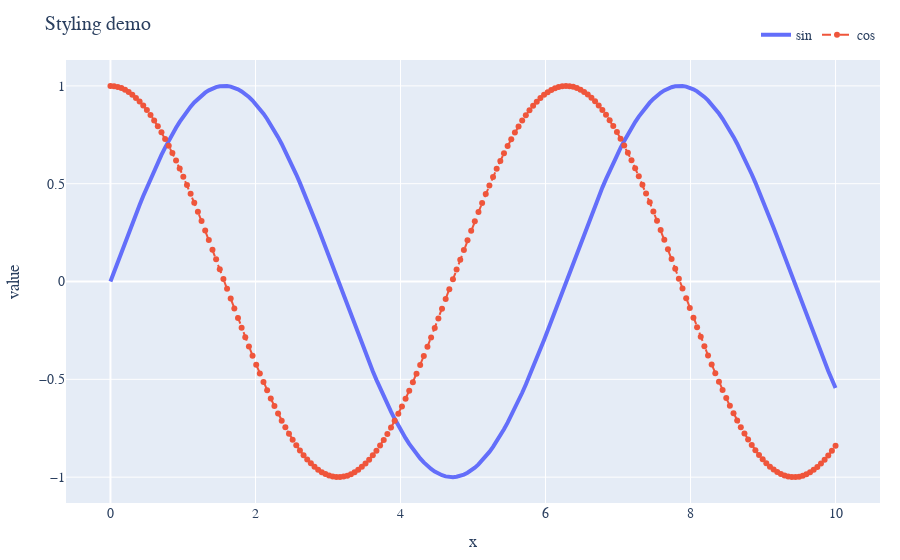

Notebook code for this chart:
### Markdown cell above
## Styling lines, markers, legends

### Code cell
import numpy as np
from plotly.graph_objects import Figure, Scatter

x = np.linspace(0, 10, 200)
y1 = np.sin(x)
y2 = np.cos(x)

sine = Scatter(
    x=x, y=y1, name="sin",
    mode="lines",
    line=dict(width=4, dash="solid"),   # "dash" options: "dash", "dot", "dashdot"
)

cosine = Scatter(
    x=x, y=y2, name="cos",
    mode="lines+markers",
    line=dict(width=2, dash="dash"),
    marker=dict(size=6, symbol="circle"),  # try "square", "x", "diamond"
)

fig = Figure([sine, cosine])
fig.update_layout(
    title="Styling demo",
    xaxis_title="x", yaxis_title="value",
    legend=dict(orientation="h", yanchor="bottom", y=1.02, xanchor="right", x=1),
    font=dict(family="Arial", size=14),
    margin=dict(l=40, r=20, t=60, b=40),
)
fig.show()

### Figure 1 — Plotly figure (JSON) as saved in the notebook; plotly's stock layout.template omitted (floating-point values rounded to 4 significant figures; data arrays with more than 128 entries replaced by an {"elided": "..."} marker saying what was removed)
{"data": [{"line": {"dash": "solid", "width": 4}, "mode": "lines", "name": "sin", "type": "scatter", "x": {"elided": "200 float values"}, "y": {"elided": "200 float values"}}, {"line": {"dash": "dash", "width": 2}, "marker": {"size": 6, "symbol": "circle"}, "mode": "lines+markers", "name": "cos", "type": "scatter", "x": {"elided": "200 float values"}, "y": {"elided": "200 float values"}}], "layout": {"font": {"family": "Arial", "size": 14}, "legend": {"orientation": "h", "x": 1, "xanchor": "right", "y": 1.02, "yanchor": "bottom"}, "margin": {"b": 40, "l": 40, "r": 20, "t": 60}, "title": {"text": "Styling demo"}, "xaxis": {"title": {"text": "x"}}, "yaxis": {"title": {"text": "value"}}}}
